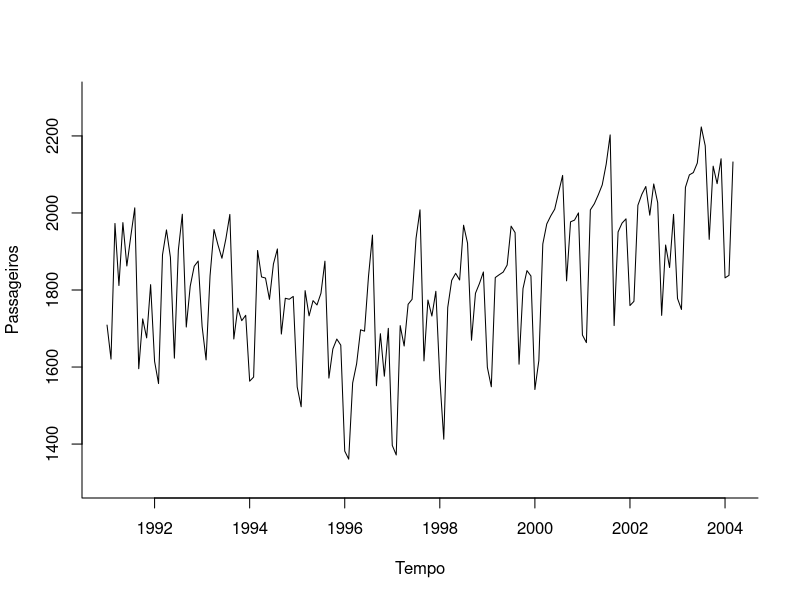
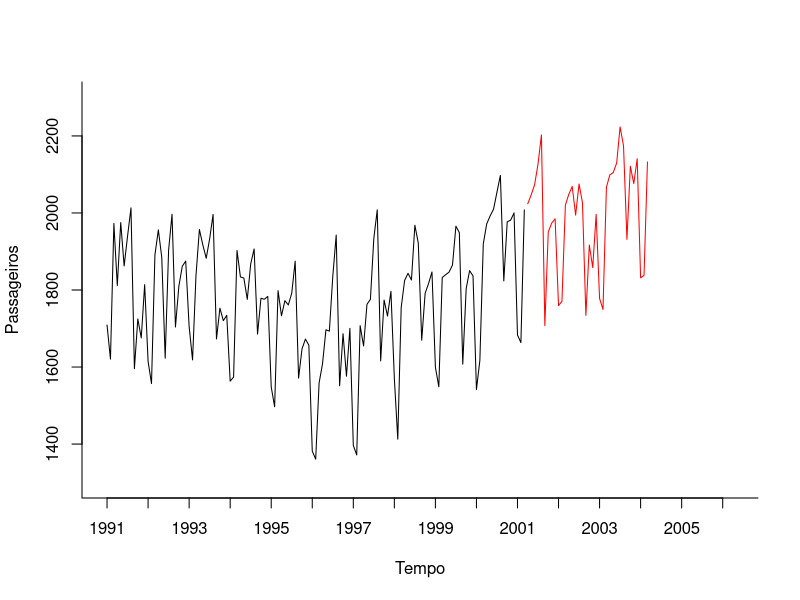
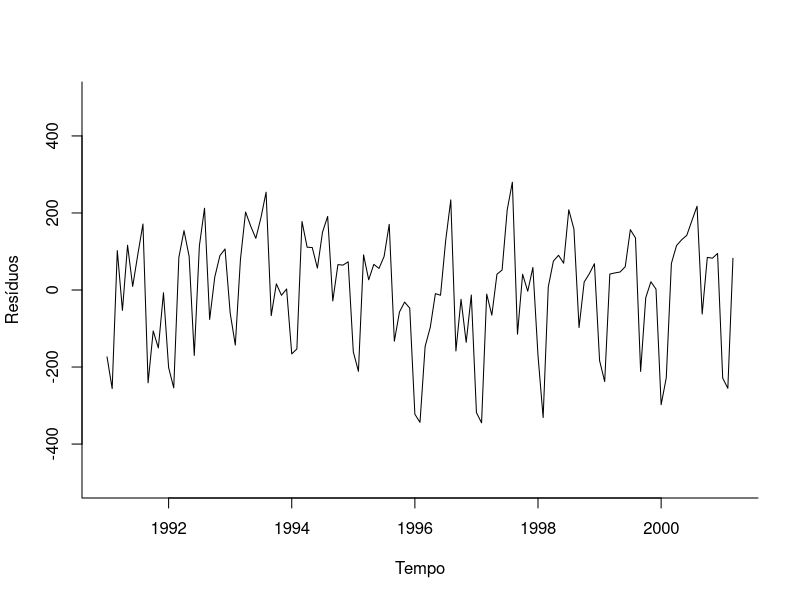
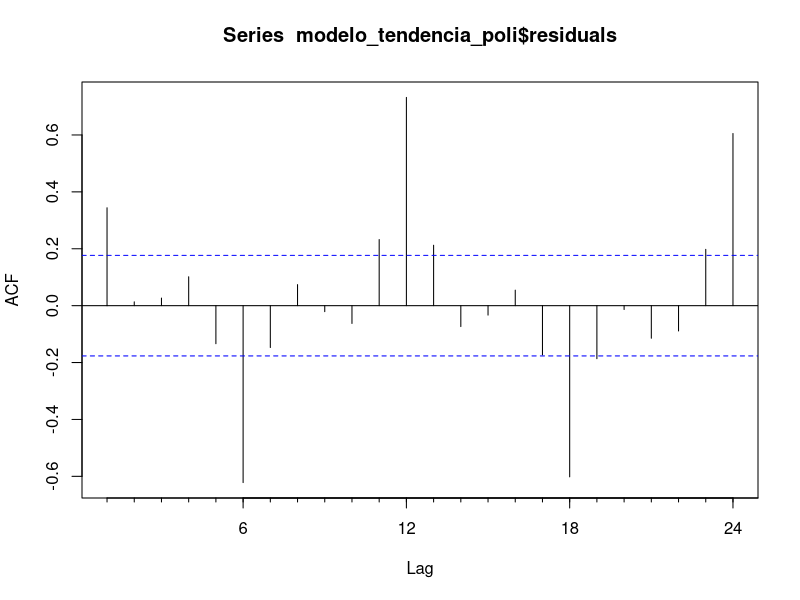
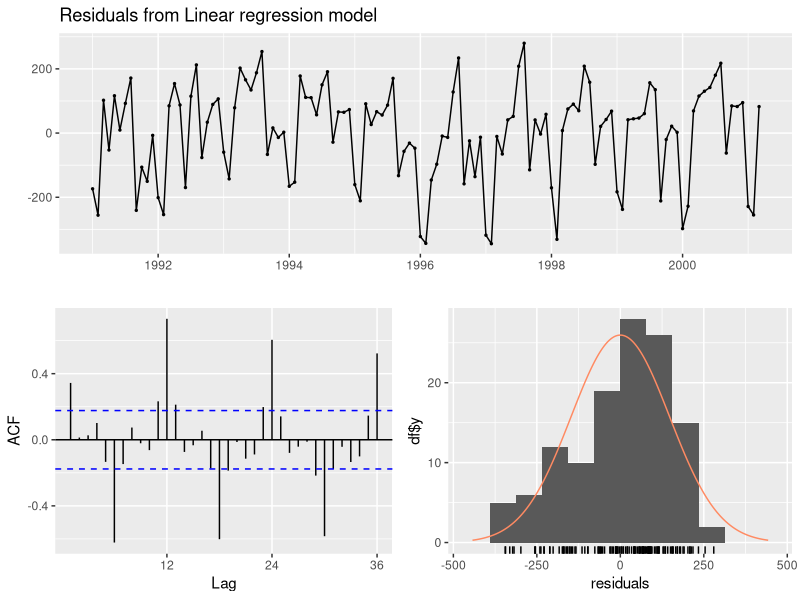
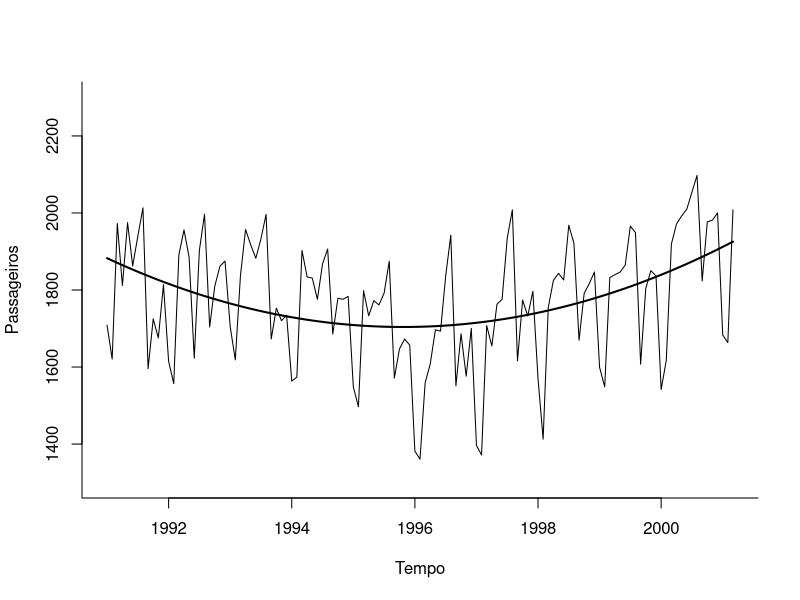
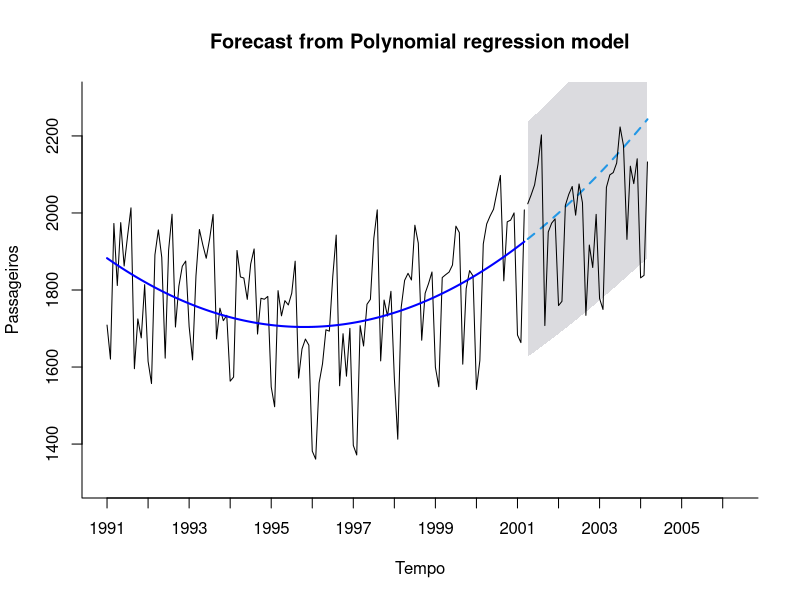
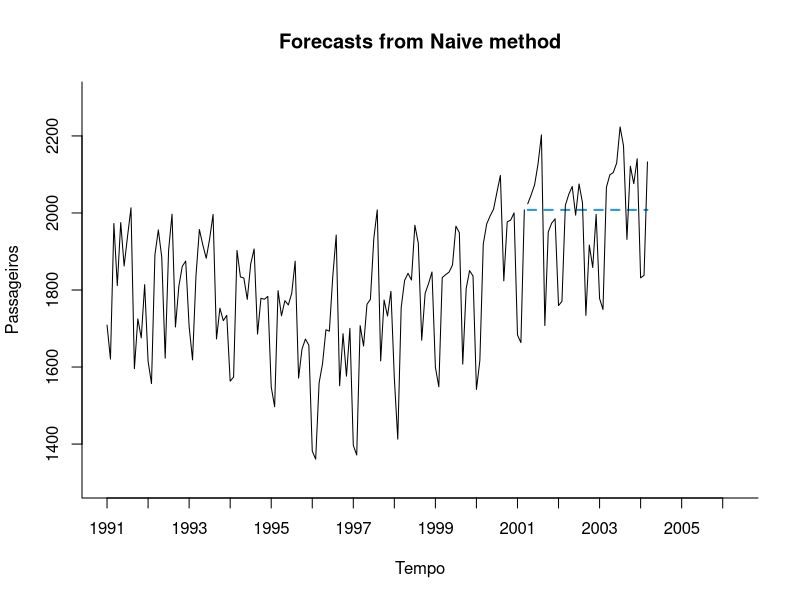

These charts were generated, in order, by the following R code:
#limpa variaveis da memoria
rm(list = ls())

#carrega o pacote de projecao
library(forecast)

#carrega o arquivo com a seria temporal de passageiros bruta
dados_passageiros <- read.csv("Amtrak_data.csv")

#coverte a serie de passageiros bruta no formato de serie temporal
passageiros_ts <- ts(dados_passageiros$Ridership, start=c(1991,1), end=c(2004,3), frequency = 12)

#plota o grafico da serie temporal
plot(passageiros_ts, xlab="Tempo", ylab="Passageiros", ylim=c(1300, 2300), bty="l")

#separa as amostras em treinamento e teste

#define o tamanho da amostra de teste
tam_amostra_teste <- 36

#define o tamanho da amostra de treinamento
tam_amostra_treinamento <- length(passageiros_ts) - tam_amostra_teste

#cria a serie temporal de treinamento
treinamento_ts <- window(passageiros_ts, start=c(1991, 1), end=c(1991,tam_amostra_treinamento))

#cria a serie temporal de teste
validacao_ts <- window(passageiros_ts, start=c(1991, tam_amostra_treinamento + 1), end=c(1991,tam_amostra_treinamento+tam_amostra_teste))


#plota o grafico da serie temporal de treinamento e teste
plot(treinamento_ts, xlab="Tempo", ylab="Passageiros", xaxt="n" , ylim=c(1300, 2300), xlim=c(1991, 2006.25), bty="l")

axis(1, at=seq(1991, 2006, 1), labels=format(seq(1991, 2006,1)))

lines(validacao_ts, bty="l", col="red")

#Estima o modelo de tendência poli
modelo_tendencia_poli <- tslm(treinamento_ts ~ trend + I(trend^2))

#resumo do modelo
summary(modelo_tendencia_poli)

#Verificando resíduos

#Plotando os resíduos
plot(modelo_tendencia_poli$residuals, xlab="Tempo", ylab="Resíduos", ylim=c(-500, 500), bty="l")

#calcula a autocorrelação dos resíduos
Acf(modelo_tendencia_poli$residuals)

#verifica os resíduos com teste de Ljung-Box
checkresiduals(modelo_tendencia_poli, test="LB")

#plot modelo com tendencia
plot(treinamento_ts, xlab="Tempo", ylab="Passageiros", ylim=c(1300, 2300), bty="l")
lines(modelo_tendencia_poli$fitted.values, lwd=2)

#projeta o modelo durante o período de validação
modelo_tendencia_poli_proj <- forecast(modelo_tendencia_poli, h = tam_amostra_teste, level=0.95)

#plota o grafico da serie temporal de treinamento e teste
plot(modelo_tendencia_poli_proj, xlab="Tempo", ylab="Passageiros", xaxt="n" , ylim=c(1300, 2300), xlim=c(1991, 2006.25), bty="l", flty=2,main="Forecast from Polynomial regression model")

axis(1, at=seq(1991, 2006, 1), labels=format(seq(1991, 2006,1)))

lines(validacao_ts)
lines(modelo_tendencia_poli_proj$fitted, lwd=2, col="blue")


#Verifica a acuracia do modelo
accuracy(modelo_tendencia_poli_proj, validacao_ts)


#Calula o modelo naive
modelo_naive <- naive(treinamento_ts, level=0, h=tam_amostra_teste)

#Verifica a acuracia do modelo naive
accuracy(modelo_naive, validacao_ts)

#plota o grafico da serie temporal de treinamento e teste
plot(modelo_naive, xlab="Tempo", ylab="Passageiros", xaxt="n" , ylim=c(1300, 2300), xlim=c(1991, 2006.25), bty="l", flty=2)

axis(1, at=seq(1991, 2006, 1), labels=format(seq(1991, 2006,1)))

lines(validacao_ts)

#projetar para os próximos 36 meses no futuro

#primeiramente reestimamos o modelo com todos os dados de treinamento e validacao
modelo_tendencia_poli_final <- tslm(passageiros_ts ~ trend + I(trend^2))


#sumario do modelo
summary(modelo_tendencia_poli_final)

#projeta os próximos 36 meses do futuro
modelo_tendencia_poli_final_proj <- forecast(modelo_tendencia_poli_final, h=36, level=0.95)

#plota o grafico da serie temporal de treinamento e teste
plot(modelo_tendencia_poli_final_proj, xlab="Tempo", ylab="Passageiros", ylim=c(1300, 2800), xlim=c(1991, 2007), bty="l", flty=2, main="Forecast from Polynomial regression model")
axis(1, at=seq(1991, 2007, 1), labels=format(seq(1991, 2007,1)))
lines(modelo_tendencia_poli_final_proj$fitted, lwd=2, col="blue")


